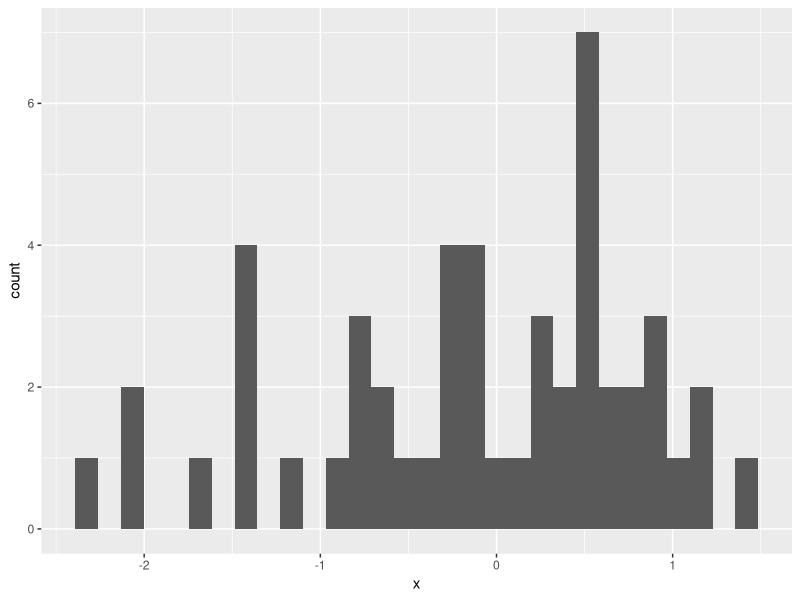
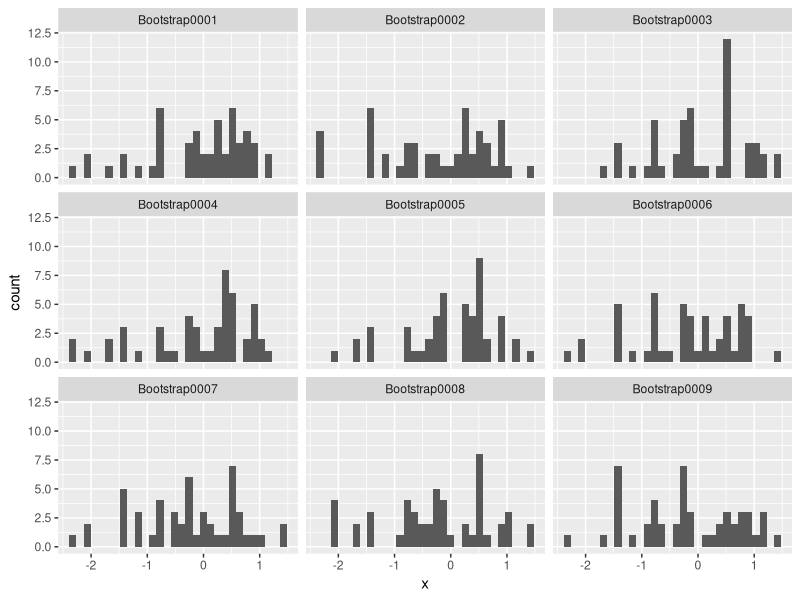

The R source for these figures, in order:
## ---- chunk 1
library(MASS)
library(tidyverse)
library(broom)
library(rsample)
## ---- chunk 2
## NOTE: No need to edit this setup
set.seed(101)
df_data_norm <- tibble(x = rnorm(50))

df_data_norm %>%
  ggplot(aes(x)) +
  geom_histogram()
## ---- chunk 3
## NOTE: No need to edit this setup
df_resample_norm <-
  bootstraps(df_data_norm, times = 1000) %>%
  mutate(df = map(splits, ~ analysis(.x)))

df_resample_norm %>%
  slice(1:9) %>%
  unnest(df) %>%
  ggplot(aes(x)) +
  geom_histogram() +
  facet_wrap(~ id)
## ---- chunk 4
## NOTE: No need to edit this example
v_mean_est <-
  map_dbl(
    df_resample_norm %>% pull(df),
    ~ summarize(.x, mean_est = mean(x)) %>% pull(mean_est)
  )

v_mean_est[1:9]
## ---- chunk 5
## TASK: Use the demo-map code above to mutate df_resample_norm, create the column mean_est
df_q1 <-
  df_resample_norm %>% 
  mutate(mean_est = map_dbl(
    df,
    ~ summarize(.x, mean_est = mean(x)) %>% pull(mean_est)
    )
  )

df_q1
## ---- chunk 6
## NOTE: No need to change this!
assertthat::assert_that(
  assertthat::are_equal(
    df_q1 %>% pull(mean_est),
    v_mean_est
  )
)
print("Great job!")
## ---- chunk 7
# NOTE: No need to change this demo code
df_data_norm %>%
  pull(x) %>%
  fitdistr(densfun = "normal") %>%
  tidy()
## ---- chunk 8
## TASK: Edit this code to produce results that work with `int_pctl()`
df_q2 <-
  df_resample_norm %>%
  mutate(
    estimates = map(
      splits,
      ~ analysis(.x) %>% pull(x) %>% fitdistr(densfun = 'normal') %>% tidy()
    )
  )

# NOTE: The following function call will work once you correctly edit the code above
int_pctl(df_q2, estimates)
## ---- chunk 9
## TASK: Read this code; will the data be representative of the population
## rnorm(mean = 0, sd = 1)?
tibble(x = rnorm(n = 100)) %>%
  filter(x < 0) %>%

  bootstraps(times = 1000) %>%
  mutate(
    estimates = map(
      splits,
      ~ analysis(.x) %>% pull(x) %>% fitdistr(densfun = "normal") %>% tidy()
    )
  ) %>%
  int_pctl(estimates)
## ---- chunk 10
## TASK: Run this code,
set.seed(101)
times <- 200

df_q4 <-
  map_dfr(
    seq(1, 100), # Number of replicates
    function(repl) {
      tibble(x = rnorm(10)) %>%
        bootstraps(times = times) %>%
        mutate(
          estimates = map(
            splits,
            ~ analysis(.x) %>% pull(x) %>% fitdistr(densfun = "normal") %>% tidy()
          )
        ) %>%
        int_pctl(estimates, alpha = 1 - 0.95) %>%
        mutate(repl = repl)
    }
  )

## Estimate the coverage probability of the bootstrap intervals
df_q4 %>%
  filter(term == "mean") %>%
  mutate(cover = (.lower <= 0) & (0 <= .upper)) %>%
  summarize(mean(cover))
## ---- chunk 11
## NOTE: No need to change this example code
set.seed(101)

df_data_w <- tibble(y = rweibull(50, shape = 2, scale = 4))
pr_true <- pweibull(q = 2, shape = 2, scale = 4)

df_data_w %>%
  pull(y) %>%
  fitdistr(densfun = "weibull") %>%
  tidy()
## ---- chunk 12
## NOTE: No need to change this example code; but feel free to adapt it!
fit_fun <- function(split) {
  ## Fit distribution
  df_tmp <-
    analysis(split) %>%
    pull(y) %>%
    fitdistr(densfun = "weibull") %>%
    tidy()

  ## Extract statistics
  scale_est <-
    df_tmp %>%
    filter(term == "scale") %>%
    pull(estimate)
  shape_est <-
    df_tmp %>%
    filter(term == "shape") %>%
    pull(estimate)

  ## Add probability estimate in tidy form
  df_tmp %>%
    bind_rows(tibble(
      estimate = pweibull(q = 2, scale = scale_est, shape = shape_est),
      term = "pr"
    ))
}

df_resample_pr <-
  bootstraps(df_data_w, times = 1000) %>%
  mutate(estimates = map(splits, fit_fun))
## ---- chunk 13
## NOTE: No need to change this example code
int_pctl(df_resample_pr, estimates)
pr_true
